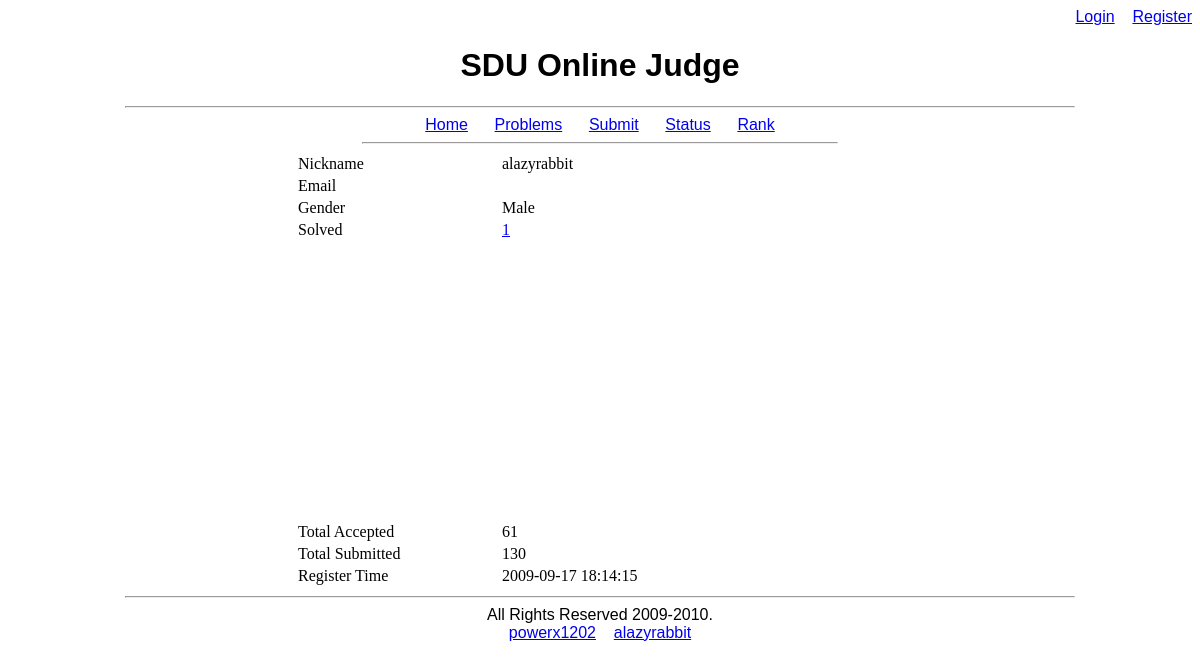
Page /user.php?uid=3 on the earlier database version.
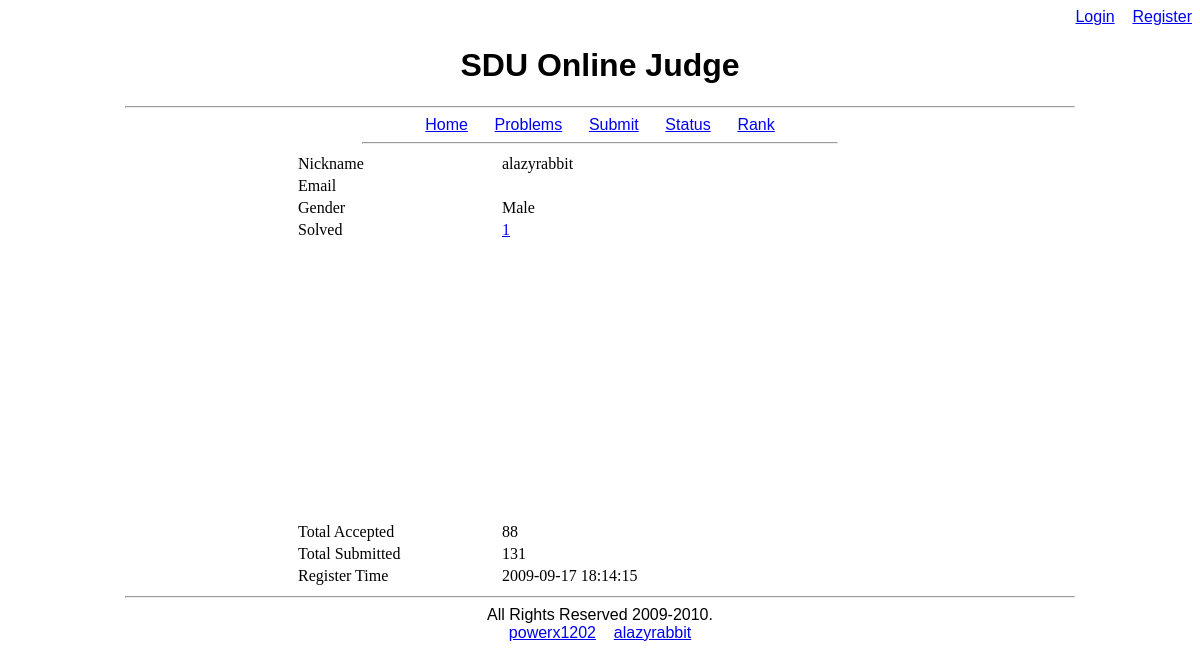
Same page on the later database version.
### tables this page shows
CREATE TABLE `user` (
  `uid` int(10) unsigned NOT NULL auto_increment,
  `username` varchar(32) NOT NULL,
  `email` varchar(128) default NULL,
  `nickname` varchar(64) NOT NULL,
  `password` char(32) NOT NULL,
  `school` varchar(32) default NULL,
  `gender` tinyint(1) default NULL,
  `accepted` int(10) unsigned default '0',
  `submitted` int(10) unsigned default '0',
  `registerTime` datetime default NULL,
  PRIMARY KEY  (`uid`),
  UNIQUE KEY `username` (`username`),
  UNIQUE KEY `nickname` (`nickname`)
);

### web/user.php (the view, shortened to what this page needs)
<?php
if(!isset($MAGICAL))
{
	include("index.php");
}
else
{
include("conn.php");
function gen_row($col1, $col2, $width1 = "200", $width2 = "400")
{
	echo "<tr><td width = \"$width1\">$col1</td><td width = \"$width2\">$col2</td></tr>\n";
}
echo "<div align = \"center\">\n<table>\n\n";
if(isset($_GET['uid']))
{
	if($_GET['uid'] > 0)
		$uid = (int)$_GET['uid'];
	else
		alert_and_go_back("User not found!");
}
$sql = "select nickname, email, gender, accepted, submitted, registerTime
   	from user where uid = $uid";
if($result = $conn->query($sql))
{
	if($user = $result->fetch_object())
	{
		gen_row("Nickname", $user->nickname);
		echo "<tr height = \"300\" valign = \"top\"><td>Solved</td><td>";
		$sql = "select distinct pid from status where uid=$uid and judgeStatus=3";
		if($result = $conn->query($sql))
		{
			while($pros = $result->fetch_object())
			{
				echo "<a href=\"problem.php?pid=$pros->pid\">$pros->pid</a>";
			}
		}
		echo "</td></tr>\n";
	}
	else
	{
		alert_and_go_back("User not found!");
	}
}
else
{
	error_log($conn->error." File:".__FILE__."; Line: ".__LINE__."; Sql string: $sql");
	die("Database Error.");
}
echo "</table></div>\n";
}
?>

Differences in the rows shown:
changed user: nickname "alazyrabbit 61 130 2009-09-17 18:14:15" → "alazyrabbit 88 131 2009-09-17 18:14:15"
